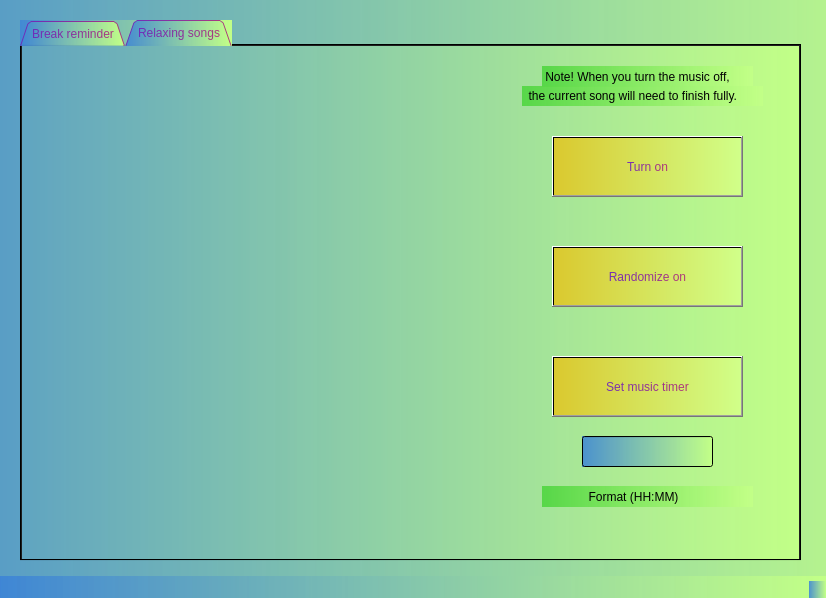
<?xml version="1.0" encoding="UTF-8"?>
<ui version="4.0">
 <class>Prorest</class>
 <widget class="QMainWindow" name="Prorest">
  <property name="geometry">
   <rect>
    <x>0</x>
    <y>0</y>
    <width>826</width>
    <height>598</height>
   </rect>
  </property>
  <property name="windowTitle">
   <string>Prorest</string>
  </property>
  <property name="styleSheet">
   <string notr="true">color: qlineargradient(spread:pad, x1:0, y1:0, x2:1, y2:0, stop:0 rgba(151, 45, 219, 252), stop:1 rgba(72, 151, 183, 252));
background-color: qlineargradient(spread:pad, x1:0, y1:0, x2:1, y2:0, stop:0 rgba(63, 134, 213, 227), stop:0.994737 rgba(194, 255, 135, 252));</string>
  </property>
  <widget class="QWidget" name="centralwidget">
   <widget class="QTabWidget" name="tabWidget">
    <property name="geometry">
     <rect>
      <x>20</x>
      <y>20</y>
      <width>781</width>
      <height>541</height>
     </rect>
    </property>
    <property name="styleSheet">
     <string notr="true">font: 75 10pt &quot;Garamond&quot;;
color: qlineargradient(spread:pad, x1:0, y1:0, x2:1, y2:0, stop:0 rgba(111, 39, 186, 241), stop:0.994737 rgba(170, 20, 119, 209));
</string>
    </property>
    <property name="tabShape">
     <enum>QTabWidget::Triangular</enum>
    </property>
    <property name="currentIndex">
     <number>1</number>
    </property>
    <property name="elideMode">
     <enum>Qt::ElideNone</enum>
    </property>
    <widget class="QWidget" name="tab">
     <attribute name="title">
      <string>Break reminder</string>
     </attribute>
     <widget class="QLabel" name="break_bg">
      <property name="geometry">
       <rect>
        <x>-6</x>
        <y>-25</y>
        <width>781</width>
        <height>571</height>
       </rect>
      </property>
      <property name="text">
       <string/>
      </property>
      <property name="pixmap">
       <pixmap>../Python/BG/ThinkstockPhotos-489763838-e1490767826261.jpg</pixmap>
      </property>
     </widget>
     <widget class="QPushButton" name="break_btn">
      <property name="geometry">
       <rect>
        <x>290</x>
        <y>290</y>
        <width>191</width>
        <height>61</height>
       </rect>
      </property>
      <property name="toolTip">
       <string>&lt;html&gt;&lt;head/&gt;&lt;body&gt;&lt;p&gt;&lt;span style=&quot; font-size:12pt; font-weight:600;&quot;&gt;Turn on&lt;/span&gt;&lt;/p&gt;&lt;/body&gt;&lt;/html&gt;</string>
      </property>
      <property name="styleSheet">
       <string notr="true">background-color: qlineargradient(spread:pad, x1:0, y1:0, x2:1, y2:0, stop:0 rgba(45, 219, 182, 252), stop:1 rgba(209, 255, 137, 252));
font: 75 14pt &quot;Berlin Sans FB Demi&quot;;</string>
      </property>
      <property name="text">
       <string>Turn on</string>
      </property>
     </widget>
    </widget>
    <widget class="QWidget" name="tab_2">
     <attribute name="title">
      <string>Relaxing songs</string>
     </attribute>
     <widget class="QLabel" name="music_bg">
      <property name="geometry">
       <rect>
        <x>-270</x>
        <y>-40</y>
        <width>1051</width>
        <height>581</height>
       </rect>
      </property>
      <property name="text">
       <string/>
      </property>
      <property name="pixmap">
       <pixmap>../Python/BG/maxresdefault2.jpg</pixmap>
      </property>
     </widget>
     <widget class="QPushButton" name="music_btn">
      <property name="geometry">
       <rect>
        <x>530</x>
        <y>90</y>
        <width>191</width>
        <height>61</height>
       </rect>
      </property>
      <property name="toolTip">
       <string>&lt;html&gt;&lt;head/&gt;&lt;body&gt;&lt;p&gt;&lt;span style=&quot; font-size:12pt; font-weight:600;&quot;&gt;Turn on&lt;/span&gt;&lt;/p&gt;&lt;/body&gt;&lt;/html&gt;</string>
      </property>
      <property name="styleSheet">
       <string notr="true">background-color: qlineargradient(spread:pad, x1:0, y1:0, x2:1, y2:0, stop:0 rgba(219, 200, 45, 252), stop:1 rgba(209, 255, 137, 252));
font: 75 14pt &quot;Berlin Sans FB Demi&quot;;</string>
      </property>
      <property name="text">
       <string>Turn on</string>
      </property>
     </widget>
     <widget class="QPushButton" name="Random_music_btn">
      <property name="geometry">
       <rect>
        <x>530</x>
        <y>200</y>
        <width>191</width>
        <height>61</height>
       </rect>
      </property>
      <property name="toolTip">
       <string>&lt;html&gt;&lt;head/&gt;&lt;body&gt;&lt;p&gt;&lt;span style=&quot; font-size:12pt; font-weight:600;&quot;&gt;Turn on&lt;/span&gt;&lt;/p&gt;&lt;/body&gt;&lt;/html&gt;</string>
      </property>
      <property name="styleSheet">
       <string notr="true">background-color: qlineargradient(spread:pad, x1:0, y1:0, x2:1, y2:0, stop:0 rgba(219, 200, 45, 252), stop:1 rgba(209, 255, 137, 252));
font: 75 14pt &quot;Berlin Sans FB Demi&quot;;</string>
      </property>
      <property name="text">
       <string>Randomize on</string>
      </property>
     </widget>
     <widget class="QPushButton" name="Automated_music_btn">
      <property name="geometry">
       <rect>
        <x>530</x>
        <y>310</y>
        <width>191</width>
        <height>61</height>
       </rect>
      </property>
      <property name="toolTip">
       <string>&lt;html&gt;&lt;head/&gt;&lt;body&gt;&lt;p&gt;&lt;span style=&quot; font-size:12pt; font-weight:600;&quot;&gt;Turn on&lt;/span&gt;&lt;/p&gt;&lt;/body&gt;&lt;/html&gt;</string>
      </property>
      <property name="styleSheet">
       <string notr="true">background-color: qlineargradient(spread:pad, x1:0, y1:0, x2:1, y2:0, stop:0 rgba(219, 200, 45, 252), stop:1 rgba(209, 255, 137, 252));
font: 75 14pt &quot;Berlin Sans FB Demi&quot;;</string>
      </property>
      <property name="text">
       <string>Set music timer</string>
      </property>
     </widget>
     <widget class="QLabel" name="label">
      <property name="geometry">
       <rect>
        <x>520</x>
        <y>20</y>
        <width>211</width>
        <height>21</height>
       </rect>
      </property>
      <property name="styleSheet">
       <string notr="true">color: qlineargradient(spread:pad, x1:0, y1:0, x2:1, y2:0, stop:0 rgba(0, 0, 0, 227), stop:0.994737 rgba(0, 0, 0, 252));
font: 75 8pt &quot;MS Shell Dlg 2&quot;;
background-color: qlineargradient(spread:pad, x1:0, y1:0, x2:1, y2:0, stop:0 rgba(78, 213, 63, 227), stop:0.994737 rgba(194, 255, 135, 252));</string>
      </property>
      <property name="text">
       <string> Note! When you turn the music off,</string>
      </property>
     </widget>
     <widget class="QLabel" name="label_2">
      <property name="geometry">
       <rect>
        <x>500</x>
        <y>40</y>
        <width>241</width>
        <height>20</height>
       </rect>
      </property>
      <property name="styleSheet">
       <string notr="true">color: qlineargradient(spread:pad, x1:0, y1:0, x2:1, y2:0, stop:0 rgba(0, 0, 0, 227), stop:0.994737 rgba(0, 0, 0, 252));
font: 75 8pt &quot;MS Shell Dlg 2&quot;;
background-color: qlineargradient(spread:pad, x1:0, y1:0, x2:1, y2:0, stop:0 rgba(78, 213, 63, 227), stop:0.994737 rgba(194, 255, 135, 252));</string>
      </property>
      <property name="text">
       <string>  the current song will need to finish fully.</string>
      </property>
     </widget>
     <widget class="QLineEdit" name="write_time_bar">
      <property name="geometry">
       <rect>
        <x>560</x>
        <y>390</y>
        <width>131</width>
        <height>31</height>
       </rect>
      </property>
      <property name="text">
       <string/>
      </property>
     </widget>
     <widget class="QLabel" name="time_format_label">
      <property name="geometry">
       <rect>
        <x>520</x>
        <y>440</y>
        <width>211</width>
        <height>21</height>
       </rect>
      </property>
      <property name="styleSheet">
       <string notr="true">color: qlineargradient(spread:pad, x1:0, y1:0, x2:1, y2:0, stop:0 rgba(0, 0, 0, 227), stop:0.994737 rgba(0, 0, 0, 252));
font: 75 8pt &quot;MS Shell Dlg 2&quot;;
background-color: qlineargradient(spread:pad, x1:0, y1:0, x2:1, y2:0, stop:0 rgba(78, 213, 63, 227), stop:0.994737 rgba(194, 255, 135, 252));</string>
      </property>
      <property name="text">
       <string>              Format (HH:MM)</string>
      </property>
     </widget>
    </widget>
   </widget>
   <widget class="QLabel" name="label_3">
    <property name="geometry">
     <rect>
      <x>-240</x>
      <y>-10</y>
      <width>1211</width>
      <height>611</height>
     </rect>
    </property>
    <property name="text">
     <string/>
    </property>
    <property name="pixmap">
     <pixmap>../Python/BG/maxresdefault2.jpg</pixmap>
    </property>
   </widget>
   <zorder>label_3</zorder>
   <zorder>tabWidget</zorder>
  </widget>
  <widget class="QMenuBar" name="menubar">
   <property name="geometry">
    <rect>
     <x>0</x>
     <y>0</y>
     <width>826</width>
     <height>26</height>
    </rect>
   </property>
  </widget>
  <widget class="QStatusBar" name="statusbar"/>
 </widget>
 <resources/>
 <connections/>
</ui>
